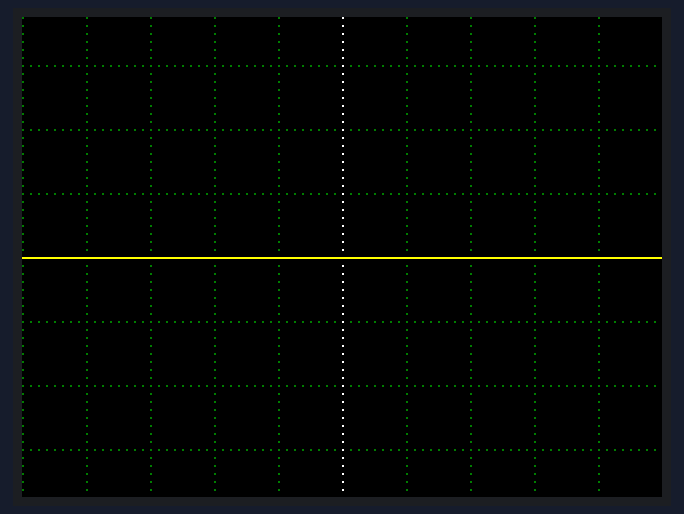
A sketch run on a simulated ESP32. On the bench: 320×240 colour display.

Above: at 0.53 s.
At 2.06 s:
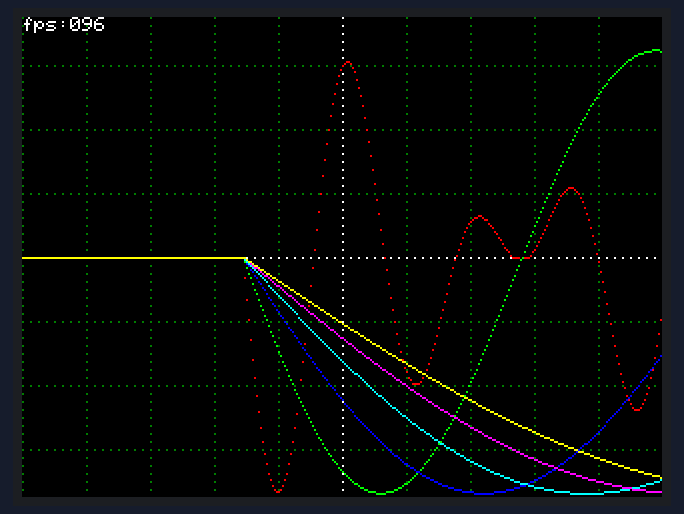
At 6.62 s:
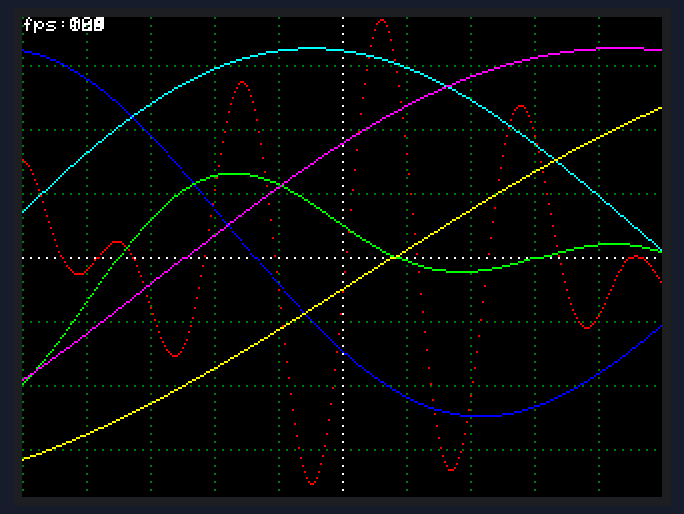
At 11.48 s:
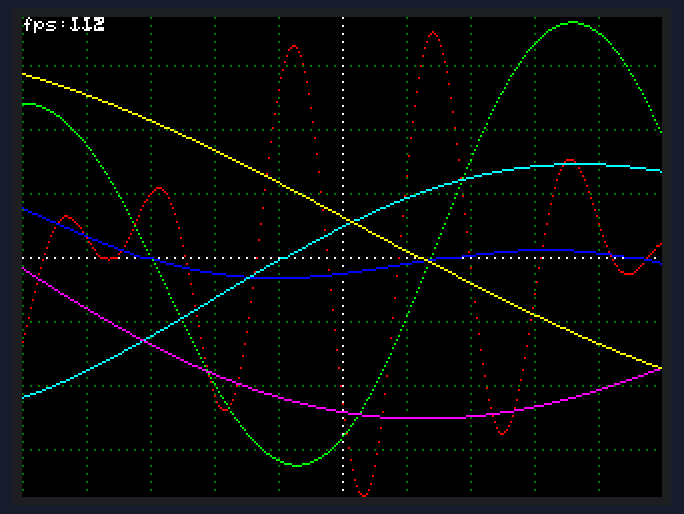
At 20.89 s:
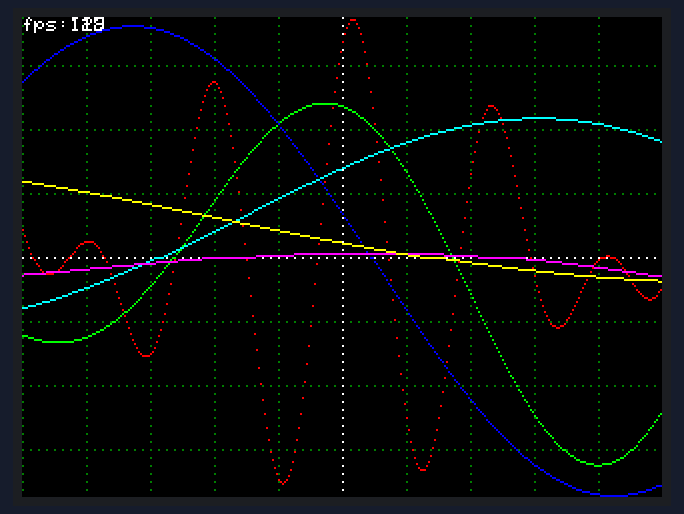
At 39.78 s:
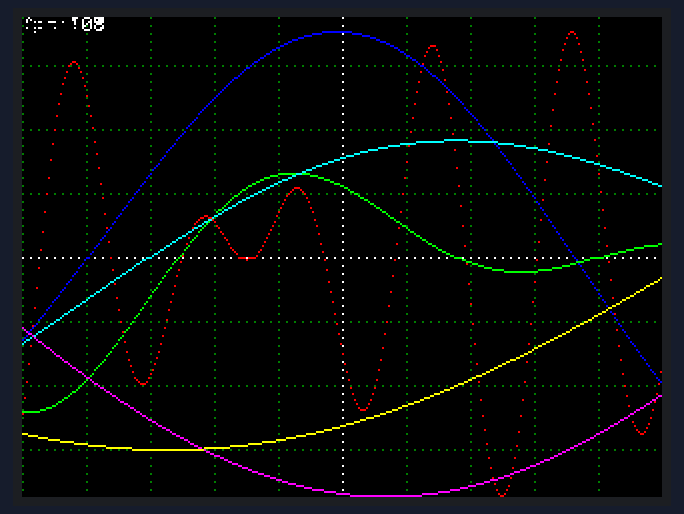

The sketch:

FeatherS3_LovyanGFX.ino
```cpp
/*
 *  Unexpected Maker FeatherS3 + Adafruit FeatherWing TFT 2.4"
 *
 */
#define LGFX_USE_V1

#include <LovyanGFX.hpp>
#include "displayconfig.h"
#include <vector>

/*
 * CS PINS
 * TFT = 1
 * SD = 33
 * RT = 38
 */

#define LINE_COUNT 6

// create an instance of the class that you prepared.
static LGFX lcd;
static std::vector<int> points[LINE_COUNT];
static int colors[] = {TFT_RED, TFT_GREEN, TFT_BLUE, TFT_CYAN, TFT_MAGENTA, TFT_YELLOW};
static int xoffset, yoffset, point_count;

int getBaseColor(int x, int y)
{
  return ((x ^ y) & 3 || ((x - xoffset) & 31 && y & 31) ? TFT_BLACK : ((!y || x == xoffset) ? TFT_WHITE : TFT_DARKGREEN));
}

void setup(void)
{
  lcd.init();

  if (lcd.width() < lcd.height())
    lcd.setRotation(lcd.getRotation() ^ 3);

  yoffset = lcd.height() >> 1;
  xoffset = lcd.width() >> 1;
  point_count = lcd.width() + 1;

  for (int i = 0; i < LINE_COUNT; i++)
  {
    points[i].resize(point_count);
  }

  lcd.startWrite();
  lcd.setAddrWindow(0, 0, lcd.width(), lcd.height());
  for (int y = 0; y < lcd.height(); y++)
  {
    for (int x = 0; x < lcd.width(); x++)
    {
      lcd.writeColor(getBaseColor(x, y - yoffset), 1);
    }
  }
  lcd.endWrite();
}

void loop(void)
{
  static int prev_sec;
  static int fps;
  ++fps;
  int sec = millis() / 1000;
  if (prev_sec != sec)
  {
    prev_sec = sec;
    lcd.setCursor(0, 0);
    lcd.printf("fps:%03d", fps);
    fps = 0;
  }

  static int count;
  for (int i = 0; i < LINE_COUNT; i++)
  {
    points[i][count % point_count] = (sinf((float)count / (10 + 30 * i)) + sinf((float)count / (13 + 37 * i))) * (lcd.height() >> 2);
  }

  ++count;

  lcd.startWrite();
  int index1 = count % point_count;
  for (int x = 0; x < point_count - 1; x++)
  {
    int index0 = index1;
    index1 = (index0 + 1) % point_count;
    for (int i = 0; i < LINE_COUNT; i++)
    {
      int y = points[i][index0];
      if (y != points[i][index1])
      {
        lcd.writePixel(x, y + yoffset, getBaseColor(x, y));
      }
    }

    for (int i = 0; i < LINE_COUNT; i++)
    {
      int y = points[i][index1];
      lcd.writePixel(x, y + yoffset, colors[i]);
    }
  }

  lcd.endWrite();
}
```

displayconfig.h
```cpp
// Example of setting up LovyanGFX in ESP32 with your own settings
// Create a class that makes your own settings derived from LGFX_Device.

class LGFX : public lgfx::LGFX_Device
{
  // provide an instance that matches the type of panel you want to connect to.
  lgfx::Panel_ILI9341 _panel_instance;

  // provide an instance that matches the type of bus to which the panel is connected.
  lgfx::Bus_SPI _bus_instance; // Instances of spi buses

public:
  // create a constructor and make various settings here.
  // if you change the class name, the constructor must also have the same name.

  LGFX(void)
  {
    {
      // set up bus control.
      auto cfg = _bus_instance.config(); // gets the structure for bus settings.

      // SPI bus settings
      cfg.spi_host = SPI2_HOST; // Select SPI to use ESP32-S2,C3: SPI2_HOST or SPI3_HOST / ESP32: VSPI_HOST or HSPI_HOST

      //* Due to the ESP-IDF upgrade, the description of VSPI_HOST , HSPI_HOST will be deprecated, so if you get an error, use SPI2_HOST , SPI3_HOST instead.
      cfg.spi_mode = 0;          // Set SPI communication mode (0-3)
      cfg.freq_write = 40000000; // SPI clock on transmission (up to 80MHz, rounded to 80MHz divided by integer)
      cfg.freq_read = 16000000;  // SPI clock on reception
      cfg.spi_3wire = true;      // Set true when receiving on the MOSI pin
      cfg.use_lock = true;       // set true if transaction lock is used

      //  * With the ESP-IDF version upgrade, SPI_DMA_CH_AUTO (automatic setting) of DMA channels is recommended. The specification of 1ch and 2ch is deprecated.
      cfg.dma_channel = SPI_DMA_CH_AUTO; // Set DMA channel to be used (0=DMA not used / 1=1ch / 2=ch / SPI_DMA_CH_AUTO=Auto setting)

      cfg.pin_sclk = 36; // Set SCLK pin number for SPI
      cfg.pin_mosi = 35; // Set SPI MOSI pin number

      // When using the SPI bus, which is common to the SD card, be sure to set MISO without omitting it.
      cfg.pin_miso = 37; // Set THE MSO pin number of spi (-1 = disable)
      cfg.pin_dc = 3;    // Set THE D/C pin number of SPI (-1 = disable)

      _bus_instance.config(cfg);              // reflects the setting value on the bus.
      _panel_instance.setBus(&_bus_instance); // Set the bus to the panel.
    }

    {
      // set the display panel control.
      auto cfg = _panel_instance.config(); // gets the structure for display panel settings.

      cfg.pin_cs = 1;    // Pin number to which CS is connected (-1 = disable)
      cfg.pin_rst = 33;  // Pin number to which RST is connected (-1 = disable)
      cfg.pin_busy = -1; // Pin number to which BUSY is connected (-1 = disable)

      // the following setting values are set to a general initial value for each panel,
      cfg.panel_width = 240;    // actual visible width
      cfg.panel_height = 320;   // actually visible height
      cfg.offset_x = 0;         // Panel X-direction offset amount
      cfg.offset_y = 0;         // Panel Y offset amount
      cfg.offset_rotation = 0;  // offset of rotational values from 0 to 7 (4 to 7 upside down)
      cfg.dummy_read_pixel = 8; // number of bits in dummy leads before pixel read
      cfg.dummy_read_bits = 1;  // number of bits in dummy leads before reading non-pixel data
      cfg.readable = true;      // set to true if data can be read
      cfg.invert = false;       // set to true if the light and dark of the panel is reversed
      cfg.rgb_order = false;    // set to true if the red and blue of the panel are swapped
      cfg.dlen_16bit = false;   // Set to true for panels that transmit data lengths in 16-bit increments in 16-bit parallel or SPI
      cfg.bus_shared = true;    // Set to true when sharing the bus with sd card (bus control is performed with drawJpgFile, etc.)

      // The following should only be set if the display is misalized by a driver with a variable number of pixels, such as st7735 or ILI9163.
      // cfg.memory_width = 240; //Maximum width supported by driver ICs
      // cfg.memory_height = 320; //Maximum height supported by driver ICs

      _panel_instance.config(cfg);
    }

    setPanel(&_panel_instance); // Set the panel to be used.
  }
};
```
